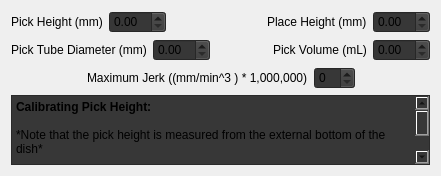
                <widget class="QWidget" name="page_4">
                 <property name="geometry">
                  <rect>
                   <x>0</x>
                   <y>0</y>
                   <width>441</width>
                   <height>170</height>
                  </rect>
                 </property>
                 <attribute name="label">
                  <string>Dechorionated Plating Calibration</string>
                 </attribute>
                 <layout class="QVBoxLayout" name="verticalLayout_10">
                  <item>
                   <layout class="QVBoxLayout" name="verticalLayout_12">
                    <item>
                     <layout class="QGridLayout" name="gridLayout_30">
                      <item row="0" column="0">
                       <layout class="QHBoxLayout" name="horizontalLayout_16">
                        <item>
                         <widget class="QLabel" name="label_54">
                          <property name="text">
                           <string>Pick Height (mm)</string>
                          </property>
                         </widget>
                        </item>
                        <item>
                         <widget class="QDoubleSpinBox" name="dechorionated_pick_height_spin_box">
                          <property name="styleSheet">
                           <string notr="true">background-color:rgb(55,55,55)</string>
                          </property>
                          <property name="singleStep">
                           <double>0.010000000000000</double>
                          </property>
                         </widget>
                        </item>
                        <item>
                         <spacer name="horizontalSpacer_38">
                          <property name="orientation">
                           <enum>Qt::Horizontal</enum>
                          </property>
                          <property name="sizeHint" stdset="0">
                           <size>
                            <width>40</width>
                            <height>20</height>
                           </size>
                          </property>
                         </spacer>
                        </item>
                       </layout>
                      </item>
                      <item row="1" column="1">
                       <layout class="QHBoxLayout" name="horizontalLayout_19">
                        <item>
                         <spacer name="horizontalSpacer_39">
                          <property name="orientation">
                           <enum>Qt::Horizontal</enum>
                          </property>
                          <property name="sizeHint" stdset="0">
                           <size>
                            <width>40</width>
                            <height>20</height>
                           </size>
                          </property>
                         </spacer>
                        </item>
                        <item>
                         <widget class="QLabel" name="label_57">
                          <property name="text">
                           <string>Pick Volume (mL)</string>
                          </property>
                         </widget>
                        </item>
                        <item>
                         <widget class="QDoubleSpinBox" name="dechorionated_pick_volume_spin_box">
                          <property name="styleSheet">
                           <string notr="true">background-color:rgb(55,55,55)</string>
                          </property>
                          <property name="singleStep">
                           <double>0.010000000000000</double>
                          </property>
                         </widget>
                        </item>
                       </layout>
                      </item>
                      <item row="0" column="1">
                       <layout class="QHBoxLayout" name="horizontalLayout_20">
                        <item>
                         <spacer name="horizontalSpacer_40">
                          <property name="orientation">
                           <enum>Qt::Horizontal</enum>
                          </property>
                          <property name="sizeHint" stdset="0">
                           <size>
                            <width>40</width>
                            <height>20</height>
                           </size>
                          </property>
                         </spacer>
                        </item>
                        <item>
                         <widget class="QLabel" name="label_58">
                          <property name="text">
                           <string>Place Height (mm)</string>
                          </property>
                         </widget>
                        </item>
                        <item>
                         <widget class="QDoubleSpinBox" name="dechorionated_place_height_spin_box">
                          <property name="styleSheet">
                           <string notr="true">background-color:rgb(55,55,55)</string>
                          </property>
                          <property name="singleStep">
                           <double>0.010000000000000</double>
                          </property>
                         </widget>
                        </item>
                       </layout>
                      </item>
                      <item row="1" column="0">
                       <layout class="QHBoxLayout" name="horizontalLayout_17">
                        <item>
                         <widget class="QLabel" name="label_55">
                          <property name="text">
                           <string>Pick Tube Diameter (mm)</string>
                          </property>
                         </widget>
                        </item>
                        <item>
                         <widget class="QDoubleSpinBox" name="dechorionated_pick_tube_diameter_spin_box">
                          <property name="styleSheet">
                           <string notr="true">background-color:rgb(55,55,55)</string>
                          </property>
                          <property name="singleStep">
                           <double>0.010000000000000</double>
                          </property>
                         </widget>
                        </item>
                        <item>
                         <spacer name="horizontalSpacer_41">
                          <property name="orientation">
                           <enum>Qt::Horizontal</enum>
                          </property>
                          <property name="sizeHint" stdset="0">
                           <size>
                            <width>40</width>
                            <height>20</height>
                           </size>
                          </property>
                         </spacer>
                        </item>
                       </layout>
                      </item>
                     </layout>
                    </item>
                    <item>
                     <layout class="QHBoxLayout" name="horizontalLayout_18">
                      <item>
                       <spacer name="horizontalSpacer_42">
                        <property name="orientation">
                         <enum>Qt::Horizontal</enum>
                        </property>
                        <property name="sizeHint" stdset="0">
                         <size>
                          <width>40</width>
                          <height>20</height>
                         </size>
                        </property>
                       </spacer>
                      </item>
                      <item>
                       <widget class="QLabel" name="label_56">
                        <property name="text">
                         <string>Maximum Jerk ((mm/min^3 ) * 1,000,000)</string>
                        </property>
                       </widget>
                      </item>
                      <item>
                       <widget class="QSpinBox" name="dechorionated_jerk_spin_box">
                        <property name="styleSheet">
                         <string notr="true">background-color:rgb(55,55,55)</string>
                        </property>
                       </widget>
                      </item>
                      <item>
                       <spacer name="horizontalSpacer_43">
                        <property name="orientation">
                         <enum>Qt::Horizontal</enum>
                        </property>
                        <property name="sizeHint" stdset="0">
                         <size>
                          <width>40</width>
                          <height>20</height>
                         </size>
                        </property>
                       </spacer>
                      </item>
                     </layout>
                    </item>
                   </layout>
                  </item>
                  <item>
                   <widget class="QTextBrowser" name="textBrowser_6">
                    <property name="styleSheet">
                     <string notr="true">background-color:rgb(55,55,55)</string>
                    </property>
                    <property name="html">
                     <string>&lt;!DOCTYPE HTML PUBLIC &quot;-//W3C//DTD HTML 4.0//EN&quot; &quot;http://www.w3.org/TR/REC-html40/strict.dtd&quot;&gt;
&lt;html&gt;&lt;head&gt;&lt;meta name=&quot;qrichtext&quot; content=&quot;1&quot; /&gt;&lt;style type=&quot;text/css&quot;&gt;
p, li { white-space: pre-wrap; }
&lt;/style&gt;&lt;/head&gt;&lt;body style=&quot; font-family:'Sans Serif'; font-size:9pt; font-weight:400; font-style:normal;&quot;&gt;
&lt;p style=&quot; margin-top:0px; margin-bottom:0px; margin-left:0px; margin-right:0px; -qt-block-indent:0; text-indent:0px;&quot;&gt;&lt;span style=&quot; font-weight:600;&quot;&gt;Calibrating Pick Height:&lt;/span&gt;&lt;/p&gt;
&lt;p style=&quot;-qt-paragraph-type:empty; margin-top:0px; margin-bottom:0px; margin-left:0px; margin-right:0px; -qt-block-indent:0; text-indent:0px;&quot;&gt;&lt;br /&gt;&lt;/p&gt;
&lt;p style=&quot; margin-top:0px; margin-bottom:0px; margin-left:0px; margin-right:0px; -qt-block-indent:0; text-indent:0px;&quot;&gt;*Note that the pick height is measured from the external bottom of the dish*&lt;/p&gt;
&lt;p style=&quot;-qt-paragraph-type:empty; margin-top:0px; margin-bottom:0px; margin-left:0px; margin-right:0px; -qt-block-indent:0; text-indent:0px;&quot;&gt;&lt;br /&gt;&lt;/p&gt;
&lt;p style=&quot; margin-top:0px; margin-bottom:0px; margin-left:0px; margin-right:0px; -qt-block-indent:0; text-indent:0px;&quot;&gt;1. Use the up and down arrows to adjust the &amp;quot;Pick Height&amp;quot; value to the desired pick height.&lt;/p&gt;
&lt;p style=&quot;-qt-paragraph-type:empty; margin-top:0px; margin-bottom:0px; margin-left:0px; margin-right:0px; -qt-block-indent:0; text-indent:0px;&quot;&gt;&lt;br /&gt;&lt;/p&gt;
&lt;p style=&quot; margin-top:0px; margin-bottom:0px; margin-left:0px; margin-right:0px; -qt-block-indent:0; text-indent:0px;&quot;&gt;2. Run a cycle with embryos to determine the pick height results&lt;/p&gt;
&lt;p style=&quot;-qt-paragraph-type:empty; margin-top:0px; margin-bottom:0px; margin-left:0px; margin-right:0px; -qt-block-indent:0; text-indent:0px;&quot;&gt;&lt;br /&gt;&lt;/p&gt;
&lt;p style=&quot; margin-top:0px; margin-bottom:0px; margin-left:0px; margin-right:0px; -qt-block-indent:0; text-indent:0px;&quot;&gt;3. Repeate steps one and two until the optimum height has been determined.&lt;/p&gt;
&lt;p style=&quot;-qt-paragraph-type:empty; margin-top:0px; margin-bottom:0px; margin-left:0px; margin-right:0px; -qt-block-indent:0; text-indent:0px;&quot;&gt;&lt;br /&gt;&lt;/p&gt;
&lt;p style=&quot; margin-top:0px; margin-bottom:0px; margin-left:0px; margin-right:0px; -qt-block-indent:0; text-indent:0px;&quot;&gt;&lt;span style=&quot; font-weight:600;&quot;&gt;Calibrating Place Height:&lt;/span&gt;&lt;/p&gt;
&lt;p style=&quot;-qt-paragraph-type:empty; margin-top:0px; margin-bottom:0px; margin-left:0px; margin-right:0px; -qt-block-indent:0; text-indent:0px;&quot;&gt;&lt;br /&gt;&lt;/p&gt;
&lt;p style=&quot; margin-top:0px; margin-bottom:0px; margin-left:0px; margin-right:0px; -qt-block-indent:0; text-indent:0px;&quot;&gt;1. Use the up and down arrows to adjust place place height to the desired value.&lt;/p&gt;
&lt;p style=&quot;-qt-paragraph-type:empty; margin-top:0px; margin-bottom:0px; margin-left:0px; margin-right:0px; -qt-block-indent:0; text-indent:0px;&quot;&gt;&lt;br /&gt;&lt;/p&gt;
&lt;p style=&quot; margin-top:0px; margin-bottom:0px; margin-left:0px; margin-right:0px; -qt-block-indent:0; text-indent:0px;&quot;&gt;2. Run a cycle with embryos and determine whether the value is adequate.&lt;/p&gt;
&lt;p style=&quot;-qt-paragraph-type:empty; margin-top:0px; margin-bottom:0px; margin-left:0px; margin-right:0px; -qt-block-indent:0; text-indent:0px;&quot;&gt;&lt;br /&gt;&lt;/p&gt;
&lt;p style=&quot; margin-top:0px; margin-bottom:0px; margin-left:0px; margin-right:0px; -qt-block-indent:0; text-indent:0px;&quot;&gt;3. Repeat steps one and two until the desired results have been obtained.&lt;/p&gt;
&lt;p style=&quot;-qt-paragraph-type:empty; margin-top:0px; margin-bottom:0px; margin-left:0px; margin-right:0px; -qt-block-indent:0; text-indent:0px;&quot;&gt;&lt;br /&gt;&lt;/p&gt;
&lt;p style=&quot; margin-top:0px; margin-bottom:0px; margin-left:0px; margin-right:0px; -qt-block-indent:0; text-indent:0px;&quot;&gt;&lt;span style=&quot; font-weight:600;&quot;&gt;Calibrating Pick Tube Diameter:&lt;/span&gt;&lt;/p&gt;
&lt;p style=&quot;-qt-paragraph-type:empty; margin-top:0px; margin-bottom:0px; margin-left:0px; margin-right:0px; -qt-block-indent:0; text-indent:0px;&quot;&gt;&lt;br /&gt;&lt;/p&gt;
&lt;p style=&quot; margin-top:0px; margin-bottom:0px; margin-left:0px; margin-right:0px; -qt-block-indent:0; text-indent:0px;&quot;&gt;1. Using a set of calipers, measure the diameter of the pick tube in millimeters.&lt;/p&gt;
&lt;p style=&quot;-qt-paragraph-type:empty; margin-top:0px; margin-bottom:0px; margin-left:0px; margin-right:0px; -qt-block-indent:0; text-indent:0px;&quot;&gt;&lt;br /&gt;&lt;/p&gt;
&lt;p style=&quot; margin-top:0px; margin-bottom:0px; margin-left:0px; margin-right:0px; -qt-block-indent:0; text-indent:0px;&quot;&gt;2. Use the up and down arrows to adjust the &amp;quot;Pick Tube Diameter&amp;quot; value to the measured value.&lt;/p&gt;
&lt;p style=&quot;-qt-paragraph-type:empty; margin-top:0px; margin-bottom:0px; margin-left:0px; margin-right:0px; -qt-block-indent:0; text-indent:0px;&quot;&gt;&lt;br /&gt;&lt;/p&gt;
&lt;p style=&quot; margin-top:0px; margin-bottom:0px; margin-left:0px; margin-right:0px; -qt-block-indent:0; text-indent:0px;&quot;&gt;&lt;span style=&quot; font-weight:600;&quot;&gt;Calibrating Maximum Jerk:&lt;/span&gt;&lt;/p&gt;
&lt;p style=&quot;-qt-paragraph-type:empty; margin-top:0px; margin-bottom:0px; margin-left:0px; margin-right:0px; -qt-block-indent:0; text-indent:0px;&quot;&gt;&lt;br /&gt;&lt;/p&gt;
&lt;p style=&quot; margin-top:0px; margin-bottom:0px; margin-left:0px; margin-right:0px; -qt-block-indent:0; text-indent:0px;&quot;&gt;1. Use the up and down arrows to adjust the &amp;quot;Maximum Jerk&amp;quot; value to those you would like to use or test.&lt;/p&gt;
&lt;p style=&quot;-qt-paragraph-type:empty; margin-top:0px; margin-bottom:0px; margin-left:0px; margin-right:0px; -qt-block-indent:0; text-indent:0px;&quot;&gt;&lt;br /&gt;&lt;/p&gt;
&lt;p style=&quot; margin-top:0px; margin-bottom:0px; margin-left:0px; margin-right:0px; -qt-block-indent:0; text-indent:0px;&quot;&gt;2. Run a cycle with embryos and determine whether the survival rate is better or worse.&lt;/p&gt;
&lt;p style=&quot;-qt-paragraph-type:empty; margin-top:0px; margin-bottom:0px; margin-left:0px; margin-right:0px; -qt-block-indent:0; text-indent:0px;&quot;&gt;&lt;br /&gt;&lt;/p&gt;
&lt;p style=&quot; margin-top:0px; margin-bottom:0px; margin-left:0px; margin-right:0px; -qt-block-indent:0; text-indent:0px;&quot;&gt;3. Adjust settings accordingly to improve the survival rate and re-run the cycle until desired settings are acheived.&lt;/p&gt;
&lt;p style=&quot;-qt-paragraph-type:empty; margin-top:0px; margin-bottom:0px; margin-left:0px; margin-right:0px; -qt-block-indent:0; text-indent:0px;&quot;&gt;&lt;br /&gt;&lt;/p&gt;
&lt;p style=&quot; margin-top:0px; margin-bottom:0px; margin-left:0px; margin-right:0px; -qt-block-indent:0; text-indent:0px;&quot;&gt;&lt;span style=&quot; font-weight:600;&quot;&gt;Calibrating Pick Volume:&lt;/span&gt;&lt;/p&gt;
&lt;p style=&quot;-qt-paragraph-type:empty; margin-top:0px; margin-bottom:0px; margin-left:0px; margin-right:0px; -qt-block-indent:0; text-indent:0px; font-weight:600;&quot;&gt;&lt;br /&gt;&lt;/p&gt;
&lt;p style=&quot; margin-top:0px; margin-bottom:0px; margin-left:0px; margin-right:0px; -qt-block-indent:0; text-indent:0px;&quot;&gt;1. Use the up and down arrows to adjust the pick volume to the desired amount.&lt;/p&gt;
&lt;p style=&quot;-qt-paragraph-type:empty; margin-top:0px; margin-bottom:0px; margin-left:0px; margin-right:0px; -qt-block-indent:0; text-indent:0px;&quot;&gt;&lt;br /&gt;&lt;/p&gt;
&lt;p style=&quot; margin-top:0px; margin-bottom:0px; margin-left:0px; margin-right:0px; -qt-block-indent:0; text-indent:0px;&quot;&gt;2. Run a cycle with embryos and determine whether the value is adequate.&lt;/p&gt;
&lt;p style=&quot;-qt-paragraph-type:empty; margin-top:0px; margin-bottom:0px; margin-left:0px; margin-right:0px; -qt-block-indent:0; text-indent:0px;&quot;&gt;&lt;br /&gt;&lt;/p&gt;
&lt;p style=&quot; margin-top:0px; margin-bottom:0px; margin-left:0px; margin-right:0px; -qt-block-indent:0; text-indent:0px;&quot;&gt;3. Repeat steps one and two until the desired results have been obtained.&lt;/p&gt;&lt;/body&gt;&lt;/html&gt;</string>
                    </property>
                   </widget>
                  </item>
                 </layout>
                </widget>
